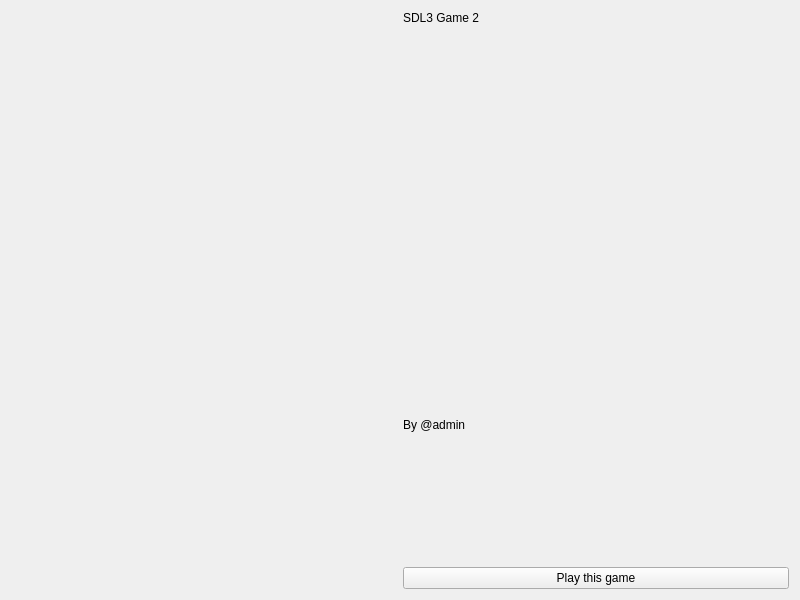
<?xml version="1.0" encoding="UTF-8"?>
<ui version="4.0">
 <class>SDL3Game2_DescWND</class>
 <widget class="QWidget" name="SDL3Game2_DescWND">
  <property name="geometry">
   <rect>
    <x>0</x>
    <y>0</y>
    <width>800</width>
    <height>600</height>
   </rect>
  </property>
  <property name="windowTitle">
   <string>SDL3 Game 2 description</string>
  </property>
  <layout class="QHBoxLayout" name="horizontalLayout_2">
   <item>
    <widget class="QLabel" name="label">
     <property name="text">
      <string>&lt;not have background because background is white&gt;</string>
     </property>
    </widget>
   </item>
   <item>
    <layout class="QVBoxLayout" name="verticalLayout">
     <item>
      <widget class="QLabel" name="label_2">
       <property name="styleSheet">
        <string notr="true">font: 24pt &quot;Noto Sans&quot;;</string>
       </property>
       <property name="text">
        <string>SDL3 Game 2</string>
       </property>
       <property name="alignment">
        <set>Qt::AlignmentFlag::AlignLeading|Qt::AlignmentFlag::AlignLeft|Qt::AlignmentFlag::AlignTop</set>
       </property>
      </widget>
     </item>
     <item>
      <widget class="QLabel" name="label_3">
       <property name="text">
        <string>By @admin</string>
       </property>
      </widget>
     </item>
     <item>
      <widget class="QPushButton" name="pushButton">
       <property name="text">
        <string>Play this game</string>
       </property>
       <property name="icon">
        <iconset>
         <normaloff>assets/qt6/play.png</normaloff>assets/qt6/play.png</iconset>
       </property>
      </widget>
     </item>
    </layout>
   </item>
  </layout>
 </widget>
 <resources/>
 <connections/>
</ui>
